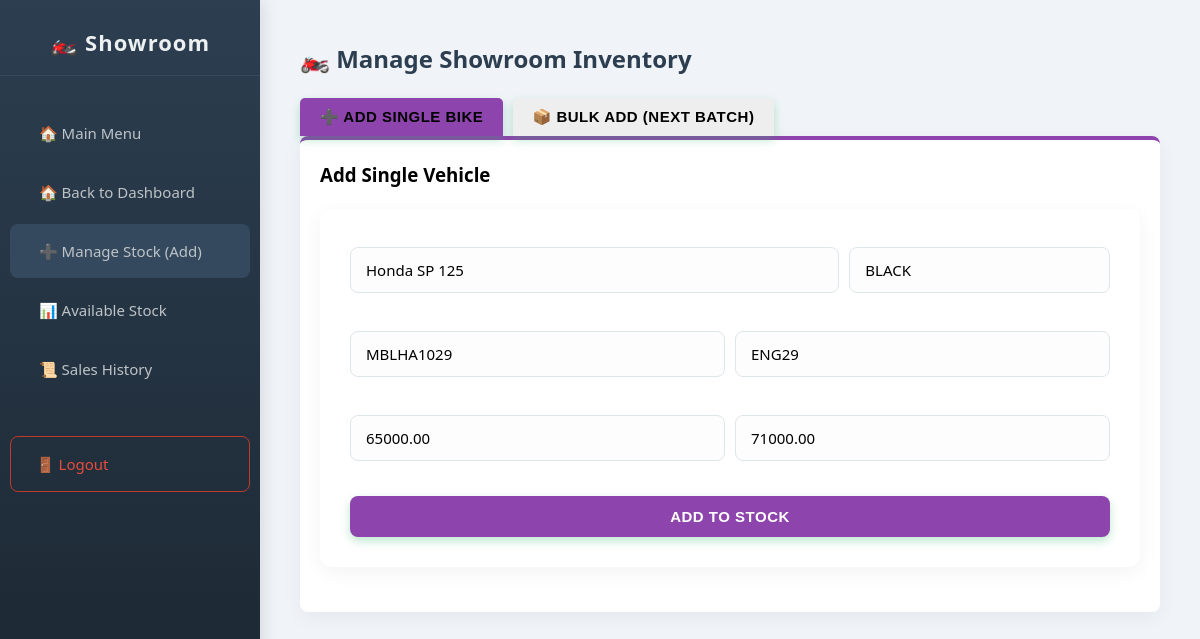
Page /showroom.php on the committed database.
### tables this page shows
CREATE TABLE IF NOT EXISTS `showroom_stock` (
  `id` int NOT NULL AUTO_INCREMENT,
  `model_name` varchar(100) DEFAULT NULL,
  `color` varchar(50) DEFAULT NULL,
  `chassis_no` varchar(100) DEFAULT NULL,
  `engine_no` varchar(100) DEFAULT NULL,
  `purchase_price` decimal(10,2) DEFAULT NULL,
  `showroom_price` decimal(10,2) DEFAULT NULL,
  `status` varchar(20) DEFAULT 'Available',
  PRIMARY KEY (`id`),
  UNIQUE KEY `chassis_no` (`chassis_no`),
  UNIQUE KEY `engine_no` (`engine_no`)
);

### showroom.php (the view, shortened to what this page needs)
<?php include 'db.php'; ?>
<!DOCTYPE html>
<html>
<head>
    <link rel="stylesheet" href="style.css">
</head>
<body>
<div class="sidebar">
    <h2>🏍️ Showroom</h2>
    <a href="dashboard.php">🏠 Main Menu</a>
    <a href="showroom_dashboard.php">🏠 Back to Dashboard</a>
    <a href="showroom.php" style="background:#34495e;">➕ Manage Stock (Add)</a>
    <a href="available_stock.php">📊 Available Stock</a>
    <a href="sold_bikes.php">📜 Sales History</a>
    <a href="index.php" class="logout-btn">🚪 Logout</a>
</div>
<div class="content">
    <h2>🏍️ Manage Showroom Inventory</h2>
    <?php
    $last_query = mysqli_query($conn, "SELECT chassis_no, engine_no, model_name, color, purchase_price, showroom_price FROM showroom_stock ORDER BY id DESC LIMIT 1");
    $s_c_prefix = ""; $s_c_start = "";
    $s_e_prefix = ""; $s_e_start = "";
    $last_model = ""; $last_color = ""; $last_buy = ""; $last_sell = "";
    if($row = mysqli_fetch_assoc($last_query)) {
        $last_model = $row['model_name'];
        $last_color = $row['color'];
        $last_buy = $row['purchase_price'];
        $last_sell = $row['showroom_price'];
        if(preg_match('/^([^\d]*)(\d+)$/', $row['chassis_no'], $matches)) {
            $s_c_prefix = $matches[1];
            $s_c_start = $matches[2] + 1;
        }
        if(preg_match('/^([^\d]*)(\d+)$/', $row['engine_no'], $matches)) {
            $s_e_prefix = $matches[1];
            $s_e_start = $matches[2] + 1;
        }
    }
    ?>
    <div style="margin-bottom: 0;">
        <button id="btn-single" class="tab-btn active-tab" onclick="showTab('single-form')" style="color: black;">➕ Add Single Bike</button>
        <button id="btn-bulk" class="tab-btn" onclick="showTab('bulk-form')" style="color: black;">📦 Bulk Add (Next Batch)</button>
    </div>
    <div id="single-form" class="form-box">
        <h3 style="color: black;">Add Single Vehicle</h3>
        <form method="post">
            <div style="display:flex; gap:10px; margin-bottom:10px;">
                <input type="text" name="model" value="<?php echo $last_model; ?>" placeholder="Model Name" required style="flex:2;">
                <input type="text" name="color" value="<?php echo $last_color; ?>" placeholder="Color" required style="flex:1;">
            </div>
            <div style="display:flex; gap:10px; margin-bottom:10px;">
                <input type="text" name="chassis" value="<?php echo $s_c_prefix . $s_c_start; ?>" placeholder="Chassis No" required style="flex:1;">
                <input type="text" name="engine" value="<?php echo $s_e_prefix . $s_e_start; ?>" placeholder="Engine No" required style="flex:1;">
            </div>
            <div style="display:flex; gap:10px;">
                <input type="number" name="buy_price" value="<?php echo $last_buy; ?>" placeholder="Buy Price" required style="flex:1;">
                <input type="number" name="sell_price" value="<?php echo $last_sell; ?>" placeholder="Sell Price" required style="flex:1;">
            </div>
            <button type="submit" name="save_stock" style="background: #8e44ad; margin-top:15px; width:100%;">Add to Stock</button>
        </form>
    </div>
</div>
</body>
</html>

### style.css (style rules this page uses)
* { box-sizing: border-box; }
body { font-family: 'Segoe UI', 'Roboto', Helvetica, Arial, sans-serif; margin: 0; padding: 0; background-color: #f0f4f8; color: #333; line-height: 1.6; }
h1, h2, h3, h4 { color: #2c3e50; font-weight: 600; margin-top: 0; }
.sidebar { width: 260px; height: 100vh; background: linear-gradient(180deg, #2c3e50 0%, #1a252f 100%); color: white; padding-top: 25px; position: fixed; left: 0; top: 0; box-shadow: 4px 0 15px rgba(0,0,0,0.1); z-index: 1000; overflow-y: auto; }
.sidebar h2 { text-align: center; color: #ecf0f1; font-size: 22px; margin-bottom: 30px; padding-bottom: 15px; border-bottom: 1px solid #34495e; letter-spacing: 1px; }
.sidebar a { display: block; color: #bdc3c7; text-decoration: none; padding: 15px 25px; margin: 5px 10px; border-radius: 8px; transition: all 0.3s ease; font-size: 15px; border-left: 4px solid transparent; }
.sidebar a[href*="index.php"], .logout-btn { margin-top: 40px; border: 1px solid #c0392b; color: #e74c3c; }
.content { margin-left: 260px; padding: 40px; min-height: 100vh; }
form, .form-box, .search-container, .bike-info { background: white; padding: 30px; border-radius: 12px; box-shadow: 0 5px 20px rgba(0, 0, 0, 0.05); margin-bottom: 25px; }
input[type="text"], input[type="number"], input[type="date"], input[type="password"], select, textarea { width: 100%; padding: 12px 15px; margin: 8px 0 20px; border: 1px solid #dfe6e9; border-radius: 8px; font-size: 15px; font-family: inherit; background-color: #fdfdfd; transition: border 0.3s, box-shadow 0.3s; }
button, input[type="submit"], .action-btn, .search-btn, .view-stock-btn { background: linear-gradient(135deg, #27ae60 0%, #2ecc71 100%); color: white; padding: 12px 25px; border: none; border-radius: 8px; cursor: pointer; font-size: 15px; font-weight: 600; text-transform: uppercase; letter-spacing: 0.5px; transition: all 0.3s ease; display: inline-block; text-align: center; box-shadow: 0 4px 10px rgba(39, 174, 96, 0.3); }

### showroom.php (style rules this page uses)
.form-box { background: #fff; padding: 20px; border-radius: 8px; border-top: 4px solid #8e44ad; margin-bottom: 30px; }
.tab-btn { padding: 10px 20px; cursor: pointer; background: #eee; border: none; font-weight: bold; border-radius: 5px 5px 0 0; margin-right: 5px; }
.active-tab { background: #8e44ad; color: white; }
.logout-btn { color: #e74c3c !important; margin-top: 40px; border-top: 1px solid #34495e; }

### rows in the picture
showroom_stock: model "Honda SP 125", color "BLACK", buy_price "65000.00", sell_price "71000.00"
